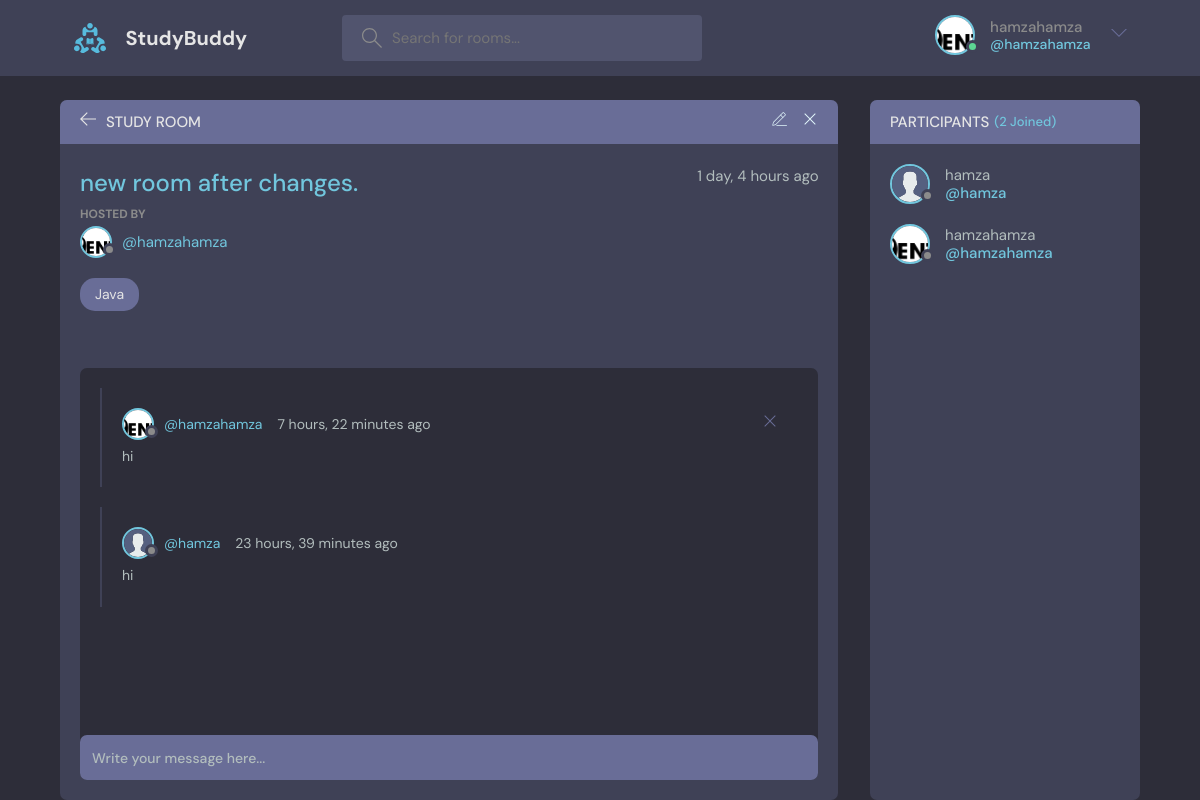
The page /room/3/ (signed in) on the database its author committed.
### base/models.py (models this page shows, shortened)
class Profile(models.Model):
    user= models.OneToOneField(User,on_delete=models.CASCADE)
    bio = models.TextField(null=True, blank=True)
    avatar= models.ImageField(null=True,default='avatar.svg')

class Room(models.Model):
    host =models.ForeignKey(User, on_delete=models.SET_NULL,null=True)
    topic = models.ForeignKey(Topic, on_delete=models.SET_NULL,null=True)
    name = models.CharField(max_length=200)
    description = models.TextField(null=True, blank=True)
    participants = models.ManyToManyField(User,related_name='participants',blank=True)
    updated = models.DateTimeField(auto_now=True)
    created = models.DateTimeField(auto_now_add=True)
    class Meta:
        ordering= ['-updated','-created']

class Topic(models.Model):
    name = models.CharField(max_length=200)
    def __str__(self):
        return self.name

class message(models.Model):
    user = models.ForeignKey(User,on_delete=models.CASCADE)
    room = models.ForeignKey(Room, on_delete=models.CASCADE)
    body = models.TextField()
    updated = models.DateTimeField(auto_now=True)
    created = models.DateTimeField(auto_now_add=True)
    class Meta:
        ordering= ['-updated','-created']

### base/views.py (the view, shortened to what this page needs)
# urls.py: path('room/<str:pk>/',views.room,name='room'),
def room(request,pk):
    room=Room.objects.get(id=pk)
    room_messages=room.message_set.all().order_by('-created')
    participants = room.participants.all()
    context={'room':room, 'room_messages': room_messages,'participants':participants}
    return render(request, 'base/room.html',context)

### base/templates/base/room.html (shortened to what this page needs)
{% extends 'main.html' %}
{%block content %}
    <main class="profile-page layout layout--2">
      <div class="container">
        <div class="room">
          <div class="room__top">
            <div class="room__topLeft">
              <a href="{%url 'home'%}">
                <svg version="1.1" xmlns="http://www.w3.org/2000/svg" width="32" height="32" viewBox="0 0 32 32">
                  <title>arrow-left</title>
                  <path
                    d="M13.723 2.286l-13.723 13.714 13.719 13.714 1.616-1.611-10.96-10.96h27.625v-2.286h-27.625l10.965-10.965-1.616-1.607z"
                  ></path>
                </svg>
              </a>
              <h3>Study Room</h3>
            </div>
              {% if room.host == request.user %}
            <div class="room__topRight">
              <a href="{% url 'update-room' room.id %}">
              </a>
              <a href="{% url 'delete-room' room.id %}">
                <svg version="1.1" xmlns="http://www.w3.org/2000/svg" width="32" height="32" viewBox="0 0 32 32">
                  <title>remove</title>
                  <path
                    d="M27.314 6.019l-1.333-1.333-9.98 9.981-9.981-9.981-1.333 1.333 9.981 9.981-9.981 9.98 1.333 1.333 9.981-9.98 9.98 9.98 1.333-1.333-9.98-9.98 9.98-9.981z"
                  ></path>
                </svg>
              </a>
            </div>
            {%endif%}
          </div>
          <div class="room__box scroll">
            <div class="room__header scroll">
              <div class="room__info">
                <h3>{{room.name}}</h3>
                <span>{{room.created|timesince}} ago</span>
              </div>
              <div class="room__hosted">
                <p>Hosted By</p>
                <a href="{% url 'user-profile' room.host.id %}" class="room__author">
                  <div class="avatar avatar--small">
                    <img src="{{room.host.profile.avatar.url}}" />
                  </div>
                  <span>@{{room.host.username}}</span>
                </a>
              </div>
              <span class="room__topics">{{room.topic}}</span>
            </div>
            <div class="room__conversation">
              <div class="threads scroll">
                {%for message in room_messages%}
                <div class="thread">
                  <div class="thread__top">
                    <div class="thread__author">
                      <a href="{%url 'user-profile' message.user.id %} " class="thread__authorInfo">
                        <div class="avatar avatar--small">
                          <img src="{{message.user.profile.avatar.url}}" />
                        </div>
                        <span>@{{message.user.username}}</span>
                      </a>
                      <span class="thread__date">{{message.created|timesince}} ago</span>
                    </div>
                    <div class="thread__delete">
                      {% if request.user == message.user %}
                      <a href="{%url 'delete-message' message.id%}">
                      <svg version="1.1" xmlns="http://www.w3.org/2000/svg" width="32" height="32" viewBox="0 0 32 32">
                        <title>remove</title>
                        <path
                          d="M27.314 6.019l-1.333-1.333-9.98 9.981-9.981-9.981-1.333 1.333 9.981 9.981-9.981 9.98 1.333 1.333 9.981-9.98 9.98 9.98 1.333-1.333-9.98-9.98 9.98-9.981z"
                        ></path>
                      </svg>
                    </a>
                    {%endif%}
                    </div>
                  </div>
                  <div class="thread__details">
                   {{message.body}}
                  </div>
                </div>
                {%endfor%}
                </div>
              </div>
            </div>
            {% if request.user.is_authenticated%}
          <div class="room__message">
            <form action="" method="post">
              <input type="text" name="body" placeholder="Write your message here..." />
            </form>
          </div>
          {%endif%}
        </div>
        <div class="participants">
          <h3 class="participants__top">Participants <span>({{participants.count}} Joined)</span></h3>
          <div class="participants__list scroll">
            {%for user in participants %}
            <a href="{%url 'user-profile' user.id%}" class="participant">
              <div class="avatar avatar--medium">
                <img src="{{user.profile.avatar.url}}" />
              </div>
              <p>
                {{user.username}}
                <span>@{{user.username}}</span>
              </p>
            </a>
            {%endfor%}
          </div>
        </div>
      </div>
    </main>
 {%endblock%}

### templates/navbar.html (shortened to what this page needs)
{% load static%}
<header class="header header--loggedIn">
<div class="container">
    <a href="{%url 'home' %} " class="header__logo">
      <img src="{% static 'images/logo.svg' %}" />
      <h1>StudyBuddy</h1>
    </a>
    <form class="header__search" method="GET" action="{%url 'home' %}" >
      <label>
        <input name="q" placeholder="Search for rooms..."  autocomplete="off"/>
      </label>
    </form>
    <nav class="header__menu">
      {% if request.user.is_authenticated %}
      <div class="header__user">
        <a href="{%url 'update-user'%}">
          <div class="avatar avatar--medium active">
            <img src="{{request.user.profile.avatar.url}}" />
          </div>
          <p>{{request.user}} <span>@{{request.user}}</span></p>
        </a>
        <button class="dropdown-button">
          <svg version="1.1" xmlns="http://www.w3.org/2000/svg" width="32" height="32" viewBox="0 0 32 32">
            <title>chevron-down</title>
            <path d="M16 21l-13-13h-3l16 16 16-16h-3l-13 13z"></path>
          </svg>
        </button>
      </div>
      {%else%}
      Not Logged In
      <a href="{% url 'login'%}">
        <img src="{% static 'images/avatar.svg'%}" />
        <p>Login</p>
      </a>
      {% endif %}
    </nav>
  </div>
</header>

### rows shown on the page
Room: name "new room after changes.", created "1 day, 4 hours", host.profile.avatar (picture), host.username "hamzahamza", topic "Java"
message: user.profile.avatar (picture), user.username "hamzahamza", created "7 hours, 22 minutes", body "hi"
message: user.profile.avatar (placeholder picture), user.username "hamza", created "23 hours, 39 minutes", body "hi"

### other values the page prints
{{ request.user }} "hamzahamza"
{{ participants.count }} "2"
{{ user.username }} "hamza"
{{ user.username }} "hamzahamza"
